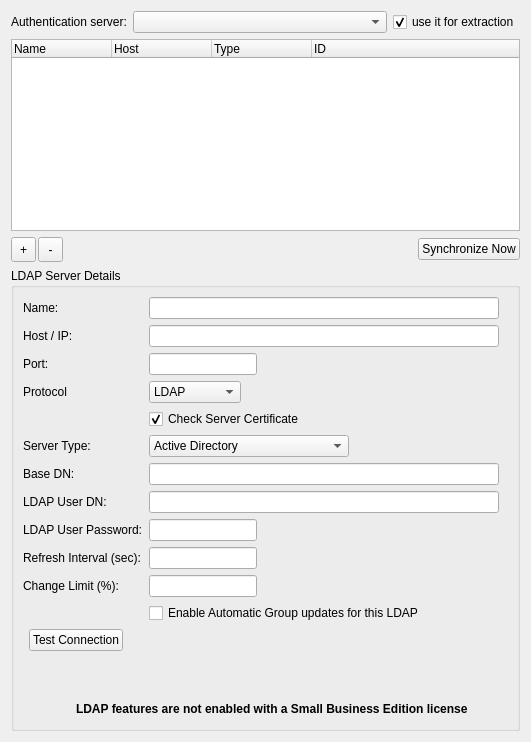
        <widget class="QWidget" name="tabLDAP">
         <attribute name="title">
          <string>LDAP</string>
         </attribute>
         <layout class="QVBoxLayout" name="verticalLayout_20">
          <property name="spacing">
           <number>6</number>
          </property>
          <item>
           <layout class="QHBoxLayout" name="horizontalLayout_19">
            <item>
             <widget class="QLabel" name="label_30">
              <property name="text">
               <string>Authentication server:</string>
              </property>
             </widget>
            </item>
            <item>
             <widget class="QComboBox" name="ldapAuthServerChoice">
              <property name="sizePolicy">
               <sizepolicy hsizetype="Expanding" vsizetype="Fixed">
                <horstretch>0</horstretch>
                <verstretch>0</verstretch>
               </sizepolicy>
              </property>
             </widget>
            </item>
            <item>
             <widget class="QCheckBox" name="ldapUseAuthForExtraction">
              <property name="text">
               <string>use it for extraction</string>
              </property>
              <property name="checked">
               <bool>true</bool>
              </property>
             </widget>
            </item>
           </layout>
          </item>
          <item>
           <widget class="StyledTreeWidget" name="ldapServersTable">
            <property name="sizePolicy">
             <sizepolicy hsizetype="Expanding" vsizetype="Expanding">
              <horstretch>0</horstretch>
              <verstretch>0</verstretch>
             </sizepolicy>
            </property>
            <property name="editTriggers">
             <set>QAbstractItemView::NoEditTriggers</set>
            </property>
            <property name="selectionBehavior">
             <enum>QAbstractItemView::SelectRows</enum>
            </property>
            <property name="rootIsDecorated">
             <bool>false</bool>
            </property>
            <attribute name="headerHighlightSections">
             <bool>false</bool>
            </attribute>
            <attribute name="headerStretchLastSection">
             <bool>true</bool>
            </attribute>
            <column>
             <property name="text">
              <string>Name</string>
             </property>
            </column>
            <column>
             <property name="text">
              <string>Host</string>
             </property>
            </column>
            <column>
             <property name="text">
              <string>Type</string>
             </property>
            </column>
            <column>
             <property name="text">
              <string>ID</string>
             </property>
            </column>
           </widget>
          </item>
          <item>
           <layout class="QHBoxLayout" name="horizontalLayout_5">
            <property name="spacing">
             <number>2</number>
            </property>
            <property name="bottomMargin">
             <number>0</number>
            </property>
            <item>
             <widget class="QToolButton" name="toolNew">
              <property name="minimumSize">
               <size>
                <width>25</width>
                <height>25</height>
               </size>
              </property>
              <property name="text">
               <string>+</string>
              </property>
             </widget>
            </item>
            <item>
             <widget class="QToolButton" name="toolRemove">
              <property name="minimumSize">
               <size>
                <width>25</width>
                <height>25</height>
               </size>
              </property>
              <property name="text">
               <string>-</string>
              </property>
             </widget>
            </item>
            <item>
             <spacer name="horizontalSpacer">
              <property name="orientation">
               <enum>Qt::Horizontal</enum>
              </property>
              <property name="sizeHint" stdset="0">
               <size>
                <width>40</width>
                <height>20</height>
               </size>
              </property>
             </spacer>
            </item>
            <item>
             <widget class="QPushButton" name="runLdapSync">
              <property name="text">
               <string>Synchronize Now</string>
              </property>
             </widget>
            </item>
           </layout>
          </item>
          <item>
           <widget class="QGroupBox" name="detailsGroupBox">
            <property name="title">
             <string>LDAP Server Details</string>
            </property>
            <layout class="QGridLayout" name="gridLayout_5">
             <item row="1" column="0">
              <layout class="QHBoxLayout" name="horizontalLayout_6">
               <item>
                <spacer name="horizontalSpacer_6">
                 <property name="orientation">
                  <enum>Qt::Horizontal</enum>
                 </property>
                 <property name="sizeHint" stdset="0">
                  <size>
                   <width>40</width>
                   <height>20</height>
                  </size>
                 </property>
                </spacer>
               </item>
               <item>
                <widget class="QLabel" name="labelSBEIcon">
                 <property name="text">
                  <string/>
                 </property>
                </widget>
               </item>
               <item>
                <widget class="QLabel" name="labelSBEWarning">
                 <property name="sizePolicy">
                  <sizepolicy hsizetype="Preferred" vsizetype="Preferred">
                   <horstretch>0</horstretch>
                   <verstretch>0</verstretch>
                  </sizepolicy>
                 </property>
                 <property name="font">
                  <font>
                   <weight>75</weight>
                   <bold>true</bold>
                  </font>
                 </property>
                 <property name="text">
                  <string>LDAP features are not enabled with a Small Business Edition license</string>
                 </property>
                 <property name="alignment">
                  <set>Qt::AlignLeading|Qt::AlignLeft|Qt::AlignVCenter</set>
                 </property>
                </widget>
               </item>
               <item>
                <spacer name="horizontalSpacer_23">
                 <property name="orientation">
                  <enum>Qt::Horizontal</enum>
                 </property>
                 <property name="sizeHint" stdset="0">
                  <size>
                   <width>40</width>
                   <height>20</height>
                  </size>
                 </property>
                </spacer>
               </item>
              </layout>
             </item>
             <item row="0" column="0">
              <layout class="QFormLayout" name="formLayout_3">
               <property name="fieldGrowthPolicy">
                <enum>QFormLayout::FieldsStayAtSizeHint</enum>
               </property>
               <item row="0" column="0">
                <widget class="QLabel" name="labelDisplayName">
                 <property name="text">
                  <string>Name:</string>
                 </property>
                </widget>
               </item>
               <item row="0" column="1">
                <widget class="QLineEdit" name="textDisplayName">
                 <property name="minimumSize">
                  <size>
                   <width>350</width>
                   <height>0</height>
                  </size>
                 </property>
                </widget>
               </item>
               <item row="1" column="0">
                <widget class="QLabel" name="labelHostIPAddress">
                 <property name="text">
                  <string>Host / IP:</string>
                 </property>
                </widget>
               </item>
               <item row="1" column="1">
                <widget class="QLineEdit" name="textHostAddress">
                 <property name="minimumSize">
                  <size>
                   <width>350</width>
                   <height>0</height>
                  </size>
                 </property>
                </widget>
               </item>
               <item row="2" column="0">
                <widget class="QLabel" name="labelPort">
                 <property name="text">
                  <string>Port:</string>
                 </property>
                </widget>
               </item>
               <item row="2" column="1">
                <widget class="QLineEdit" name="textPortNumber"/>
               </item>
               <item row="3" column="0">
                <widget class="QLabel" name="label_10">
                 <property name="text">
                  <string>Protocol</string>
                 </property>
                </widget>
               </item>
               <item row="3" column="1">
                <widget class="QComboBox" name="comboProtocol">
                 <item>
                  <property name="text">
                   <string>LDAP</string>
                  </property>
                 </item>
                 <item>
                  <property name="text">
                   <string>LDAPS</string>
                  </property>
                 </item>
                 <item>
                  <property name="text">
                   <string>STARTSSL</string>
                  </property>
                 </item>
                </widget>
               </item>
               <item row="5" column="0">
                <widget class="QLabel" name="labelServerType">
                 <property name="text">
                  <string>Server Type:</string>
                 </property>
                </widget>
               </item>
               <item row="5" column="1">
                <widget class="QComboBox" name="comboServerType">
                 <property name="minimumSize">
                  <size>
                   <width>200</width>
                   <height>0</height>
                  </size>
                 </property>
                 <item>
                  <property name="text">
                   <string>Active Directory</string>
                  </property>
                 </item>
                 <item>
                  <property name="text">
                   <string>Open Directory</string>
                  </property>
                 </item>
                 <item>
                  <property name="text">
                   <string>eDirectory</string>
                  </property>
                 </item>
                 <item>
                  <property name="text">
                   <string>Samba LDAP</string>
                  </property>
                 </item>
                </widget>
               </item>
               <item row="6" column="0">
                <widget class="QLabel" name="labelBaseDN">
                 <property name="text">
                  <string>Base DN:</string>
                 </property>
                </widget>
               </item>
               <item row="6" column="1">
                <widget class="QLineEdit" name="textBaseDN">
                 <property name="minimumSize">
                  <size>
                   <width>350</width>
                   <height>0</height>
                  </size>
                 </property>
                </widget>
               </item>
               <item row="7" column="0">
                <widget class="QLabel" name="labelUserDN">
                 <property name="text">
                  <string>LDAP User DN:</string>
                 </property>
                </widget>
               </item>
               <item row="7" column="1">
                <widget class="QLineEdit" name="textUserDN">
                 <property name="minimumSize">
                  <size>
                   <width>350</width>
                   <height>0</height>
                  </size>
                 </property>
                </widget>
               </item>
               <item row="8" column="0">
                <widget class="QLabel" name="labelUserPassword">
                 <property name="text">
                  <string>LDAP User Password:</string>
                 </property>
                </widget>
               </item>
               <item row="8" column="1">
                <widget class="QLineEdit" name="textUserPassword">
                 <property name="echoMode">
                  <enum>QLineEdit::Password</enum>
                 </property>
                </widget>
               </item>
               <item row="9" column="0">
                <widget class="QLabel" name="labelRefreshInterval">
                 <property name="text">
                  <string>Refresh Interval (sec):</string>
                 </property>
                </widget>
               </item>
               <item row="9" column="1">
                <widget class="QLineEdit" name="textRefreshInterval"/>
               </item>
               <item row="10" column="0">
                <widget class="QLabel" name="labelChangeLimit">
                 <property name="text">
                  <string>Change Limit (%):</string>
                 </property>
                </widget>
               </item>
               <item row="10" column="1">
                <widget class="QLineEdit" name="textChangeLimit"/>
               </item>
               <item row="11" column="1">
                <widget class="QCheckBox" name="ldapAutoUpdateCB">
                 <property name="text">
                  <string>Enable Automatic Group updates for this LDAP</string>
                 </property>
                </widget>
               </item>
               <item row="12" column="0">
                <layout class="QHBoxLayout" name="horizontalLayout_22">
                 <item>
                  <widget class="CircularProgressIndicator" name="ldapConnectionProgress" native="true"/>
                 </item>
                 <item>
                  <widget class="QPushButton" name="btnTestConnection">
                   <property name="text">
                    <string>Test Connection</string>
                   </property>
                  </widget>
                 </item>
                </layout>
               </item>
               <item row="12" column="1">
                <layout class="QGridLayout" name="gridLayout_3">
                 <item row="0" column="1">
                  <widget class="QLabel" name="ldapConnectionResultPixmap">
                   <property name="minimumSize">
                    <size>
                     <width>16</width>
                     <height>16</height>
                    </size>
                   </property>
                   <property name="maximumSize">
                    <size>
                     <width>16</width>
                     <height>16</height>
                    </size>
                   </property>
                   <property name="text">
                    <string/>
                   </property>
                   <property name="scaledContents">
                    <bool>true</bool>
                   </property>
                   <property name="alignment">
                    <set>Qt::AlignLeading|Qt::AlignLeft|Qt::AlignTop</set>
                   </property>
                  </widget>
                 </item>
                 <item row="0" column="5" rowspan="2">
                  <widget class="QLabel" name="ldapConnectionResult">
                   <property name="sizePolicy">
                    <sizepolicy hsizetype="Expanding" vsizetype="Preferred">
                     <horstretch>1</horstretch>
                     <verstretch>3</verstretch>
                    </sizepolicy>
                   </property>
                   <property name="minimumSize">
                    <size>
                     <width>300</width>
                     <height>64</height>
                    </size>
                   </property>
                   <property name="maximumSize">
                    <size>
                     <width>16777215</width>
                     <height>16777215</height>
                    </size>
                   </property>
                   <property name="text">
                    <string/>
                   </property>
                   <property name="alignment">
                    <set>Qt::AlignLeading|Qt::AlignLeft|Qt::AlignTop</set>
                   </property>
                   <property name="wordWrap">
                    <bool>true</bool>
                   </property>
                  </widget>
                 </item>
                </layout>
               </item>
               <item row="4" column="1">
                <widget class="QCheckBox" name="cbCheckServerCert">
                 <property name="text">
                  <string>Check Server Certificate</string>
                 </property>
                 <property name="checked">
                  <bool>true</bool>
                 </property>
                </widget>
               </item>
              </layout>
             </item>
            </layout>
           </widget>
          </item>
         </layout>
        </widget>
